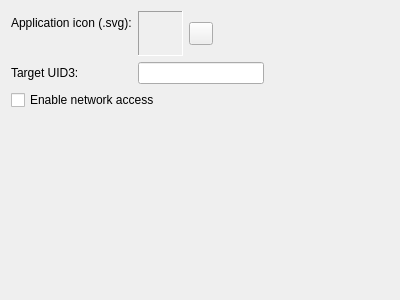
<?xml version="1.0" encoding="UTF-8"?>
<ui version="4.0">
 <class>MobileAppWizardSymbianOptionsPage</class>
 <widget class="QWizardPage" name="MobileAppWizardSymbianOptionsPage">
  <property name="geometry">
   <rect>
    <x>0</x>
    <y>0</y>
    <width>400</width>
    <height>300</height>
   </rect>
  </property>
  <property name="windowTitle">
   <string>WizardPage</string>
  </property>
  <layout class="QFormLayout" name="formLayout">
   <item row="0" column="0">
    <widget class="QLabel" name="appIconLabel">
     <property name="sizePolicy">
      <sizepolicy hsizetype="Maximum" vsizetype="Preferred">
       <horstretch>0</horstretch>
       <verstretch>0</verstretch>
      </sizepolicy>
     </property>
     <property name="text">
      <string>Application icon (.svg):</string>
     </property>
     <property name="buddy">
      <cstring>appIconLoadToolButton</cstring>
     </property>
    </widget>
   </item>
   <item row="0" column="1">
    <layout class="QHBoxLayout" name="horizontalLayout">
     <item>
      <widget class="QLabel" name="appIconPreview">
       <property name="minimumSize">
        <size>
         <width>45</width>
         <height>45</height>
        </size>
       </property>
       <property name="maximumSize">
        <size>
         <width>45</width>
         <height>45</height>
        </size>
       </property>
       <property name="frameShape">
        <enum>QFrame::Panel</enum>
       </property>
       <property name="frameShadow">
        <enum>QFrame::Sunken</enum>
       </property>
      </widget>
     </item>
     <item>
      <widget class="QToolButton" name="appIconLoadToolButton">
       <property name="text">
        <string/>
       </property>
      </widget>
     </item>
     <item>
      <spacer name="horizontalSpacer">
       <property name="orientation">
        <enum>Qt::Horizontal</enum>
       </property>
       <property name="sizeHint" stdset="0">
        <size>
         <width>40</width>
         <height>20</height>
        </size>
       </property>
      </spacer>
     </item>
    </layout>
   </item>
   <item row="1" column="0">
    <widget class="QLabel" name="symbianTargetUid3Label">
     <property name="sizePolicy">
      <sizepolicy hsizetype="Maximum" vsizetype="Preferred">
       <horstretch>0</horstretch>
       <verstretch>0</verstretch>
      </sizepolicy>
     </property>
     <property name="text">
      <string>Target UID3:</string>
     </property>
     <property name="buddy">
      <cstring>uid3LineEdit</cstring>
     </property>
    </widget>
   </item>
   <item row="1" column="1">
    <layout class="QHBoxLayout" name="horizontalLayout_2">
     <item>
      <widget class="QLineEdit" name="uid3LineEdit"/>
     </item>
     <item>
      <spacer name="horizontalSpacer_2">
       <property name="orientation">
        <enum>Qt::Horizontal</enum>
       </property>
       <property name="sizeHint" stdset="0">
        <size>
         <width>40</width>
         <height>20</height>
        </size>
       </property>
      </spacer>
     </item>
    </layout>
   </item>
   <item row="2" column="0" colspan="2">
    <widget class="QCheckBox" name="enableNetworkCheckBox">
     <property name="text">
      <string>Enable network access</string>
     </property>
    </widget>
   </item>
  </layout>
 </widget>
 <resources/>
 <connections/>
</ui>
